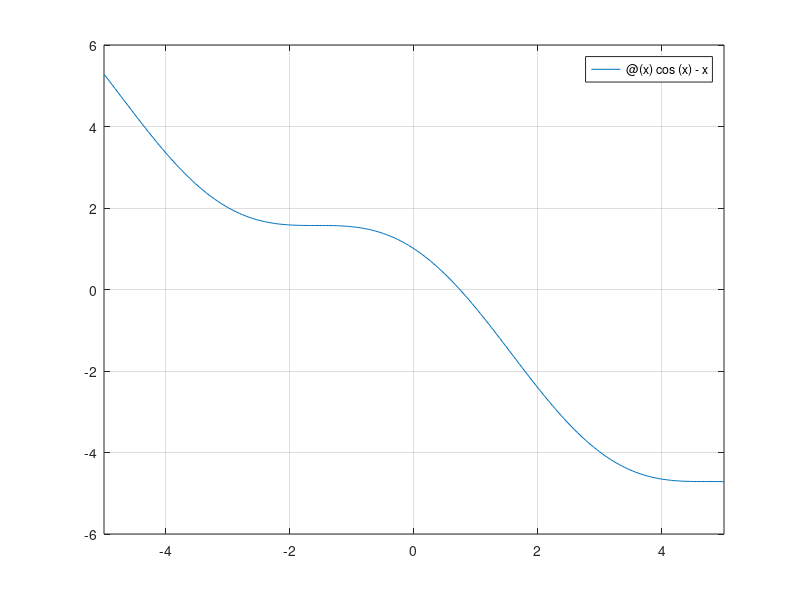

Here is the MATLAB script that generated this plot: (Note: this script raises an error after producing the figure.)
%% Ex 1
clearvars; close all; clc

f = @(x) cos(x) - x;
fplot(f), grid on;
a = 0.5;
b = 1.1;
accuracy = 8;       % Digits accuracy
N = 10^-(accuracy+1);

tic
[root,i] = bisection(f,a,b,N);
t_BI = toc();

tic
[root1,i_1] = secant(f,a,b,N);
t_SEC = toc();

tic
[root2, i_2] = regulafalsi(f,a,b,N);
t_RF=toc();

%% Ex 2 CHECK THE RESULTS
clearvars; close all; clc

% Plot of the vector function
f = @(x) [x(1).^2 - x(1) - x(2); x(1).^2/16 + x(2).^2 - 1];
[X,Y] = meshgrid(-2:0.1:2,-2:0.1:2);
U = X.^2 - X - Y;
V =  X.^2/16 + Y.^2 - 1;
q=quiver(X,Y,U,V,2.5);
q.MaxHeadSize = 0.05;

labelopts = {'Interpreter','latex','FontSize',14};
titleopts = {'Interpreter','latex','FontSize',14};

title('$\vec{f}(\vec{x})$',titleopts{:})
xlabel('$x_1$',labelopts{:})
ylabel('$x_2$',labelopts{:})

% Initial guesses for the zeros, from the plot
x01 = [1.1;1];                                        
x02 = [-1.1;1];

J = @(x) [2*x(1)-1, -1; x(1)/8, 2*x(2)];           % Analytical Jacobian

N = 5;

tic
jacobian_type = 1;          % 1: analytical jacobian
roots(:,1) = newton(f,x01,N,jacobian_type,J);
roots(:,2) = newton(f,x02,N,jacobian_type,J);
t_analytical = toc();

tic
jacobian_type = 2;
rootsFD(:,1) = newton(f,x01,N,jacobian_type);
rootsFD(:,2) = newton(f,x02,N,jacobian_type);
t_FD = toc();

tic
jacobian_type = 3;
rootsCD(:,1) = newton(f,x01,N,jacobian_type);
rootsCD(:,2) = newton(f,x02,N,jacobian_type);
t_CD = toc();

% Compute exact roots
syms x y real
[solx,soly] = solve(x^2-x-y==0, x^2/16 +y^2-1==0);
SOL = double([solx';soly']);

% Compare the two solutions
error_an = vecnorm(roots-SOL);
error_FD = vecnorm(rootsFD-SOL);
error_CD = vecnorm(rootsCD-SOL);

%% Ex 3
clearvars; close all; clc

f = @(t,x) x - t^2 + 1;     % Analytical solution
x_an = @(t) t.^2 + 2*t +1 - 0.5*exp(t);
tspan = [0 2];
x01 = 0.5;

h = [0.5 0.2 0.05 0.01];

% Memory allocation
solRK2 = zeros(size(h));
timeRK2 = solRK2;

% Setup plots style
legend_options = {'Interpreter','latex','Location','best',...
    'FontSize',12};
label_options = {'Interpreter','latex','FontSize',14};

figure (1)
hold on

% RK2 computations
for i=1:length(h)
    [sol,~,times] = RK2(f,tspan,x01,h(i));
    solRK2(i) = sol(:,end);
    plot(times,sol,'--')
    errorRK2(i) = max(abs(sol-x_an(0:h(i):tspan(end))));
    g = @() RK2(f,tspan,x01,h(i));
    timeRK2(i) = timeit(g);
end

timesRK2 = tspan(1):0.5:tspan(2);

plot(timesRK2,x_an(timesRK2),'LineWidth',1.2)
grid on

legend_entries = {'h=0.5','h=0.2','h=0.05','h=0.01','analytical'};
legend(legend_entries{:},legend_options{:})
xlabel('$time [s]$',label_options{:})
ylabel('$x_{RK2}(t)$',label_options{:})

% RK4 errors and timings
solRK4 = zeros(size(h));
timeRK4 = solRK4;

figure(2)
hold on
for i = 1:length(h)

    [sol,fevals(i),times] = RK4(f,tspan,x01,h(i));
    solRK4(i) = sol(:,end);
    plot(times,sol,'--')
    errorRK4(i) = max(abs(sol-x_an(0:h(i):tspan(end))));
    g = @() RK4(f,tspan,x01,h(i));
    timeRK4(i) = timeit(g);
end
timesRK4 = tspan(1):0.01:tspan(2);
plot(timesRK4,x_an(timesRK4),'LineWidth',1.2)
grid on
legend(legend_entries{:},legend_options{:})
xlabel('$time [s]$',label_options{:})
ylabel('$x_{RK4}(t)$',label_options{:})
    
% Plotting
figure(3)
fig_RK2=loglog(timeRK2,errorRK2);
fig_RK2.LineWidth=2;
grid on
xlabel('Integration time [s]',label_options{:})
ylabel('Solution error',label_options{:})

figure(4)
fig_RK4=loglog(timeRK4,errorRK4);
fig_RK4.LineWidth=2;
xlabel('Integration time [s]',label_options{:})
ylabel('Solution error',label_options{:})
grid on

%% Ex 4 
clearvars; close all; clc

% Request number 3
alfa = linspace(pi, 0,100);

algorithm = [2 4];             %  Algorithm selector for ffwd fcn. (2 = RK2)

% Determine the stepsize to have discrete eigenvalues on the unitary circle
h = zeros(length(alfa),1);
hs = [0.5 0.2 0.05 0.01];   % Specified timesteps of exercise 3

for k = 1:2
    figure(k)
    for i = 1:length(alfa)
        a = alfa(i);
        try
            h(i) = fzero(@(x) max(abs(eig(ffwd(A(a),x,algorithm(k)))))-1,5);

        catch mess
            warning(mess.message)
        end
    end

    % Compute continous system eigenvalues
    lambdas = zeros(length(alfa),1);

    for i=1:length(alfa)
     lambdas(i) = max(eig(A(alfa(i))));
    end

    hl = h.*lambdas;
    hold on
    
    X=[real(hl); flip(real(hl))];
    Y = [imag(hl); -flip(imag(hl))];
    
    fill(X,Y, [0.8 0.8 1]) ;

    plot(X,Y,'HandleVisibility','off')
    grid on
    axis equal
    axis padded
    
    
    xlabel('$Re\{h\lambda\}$','Interpreter','latex')
    ylabel('$Im\{h\lambda\}$','Interpreter','latex')

    % Given that lambda = 1
    
    plot(hs,zeros(size(hs)),'*r')
    
    legend('Stable Region','$h\lambda_i$','Interpreter','latex')
end

%% Ex 5 STILL SLOW, TAKES A COUPLE OF MINUTES
clearvars; close all; clc

x01 = [1;1];
tspan = [0 1];

alfa = linspace(pi, 0,100);
x_an = @(a) expm(A(a))*x01;       % Final time is t=1, no need to specify it
tol = [1e-3 1e-4 1e-5 1e-6];

LineSpec = {'LineWidth',2};

for i=1:length(alfa)
    lambdas(i) = max(eig(A(alfa(i))));
end

guess = [5*tol;
    0.01 0.01 0.01 0.01;
    0.5 0.5 0.5 0.5];

tic
for i=1:3
    figure(i)
    hold on
    axis equal
    for j=1:length(tol)
        guessRK1 = 1e-4;
        options = optimset('TolX',1e-2*tol(j));
        for k=1:length(alfa)
            a = alfa(k);
            AA = A(a);
            if i==1
                
                h(k) = fzero(@(x) norm(wrapper(@(t,y) AA*y,tspan,x01,abs(x),i) ...
                    - x_an(a),inf)-tol(j),guessRK1,options);
                
                
                if isnan(h(k))
                    guessRK1=tol(j);
                else
                    guessRK1=h(k);
                end
                
                
            else
                h(k) = fzero(@(x) norm(wrapper(@(t,y) AA*y,tspan,x01,abs(x),i) ...
                    - x_an(a),inf) - tol(j),guess(i,j));
            end
        end
        hl = abs(h).*lambdas;
        plot([real(hl) flip(real(hl))],...
            [imag(hl) -flip(imag(hl))],LineSpec{:})
        legend_entries{j}=sprintf("tol=%0.0e",tol(j));
        
    end
    grid on
    xlabel('$Re\{h\lambda\}$','Interpreter','latex')
    ylabel('$Im\{h\lambda\}$','Interpreter','latex')
    
    legend(legend_entries{:})
end
t_EX5=toc()


%% Ex 6
clearvars; close all; clc

% alfa angles vector
alfa = linspace(pi, 0, 100);

% select the F operator of BI2
algorithm = 5;

% Compute continous system eigenvalues
lambdas = zeros(length(alfa),1);

for i=1:length(alfa)
 lambdas(i) = max(eig(A(alfa(i))));
end

h = zeros(length(alfa),1);

% Req.2 plot the stability region of BI2 for θ = 0.4
th=0.4;

for i=1:length(alfa)
    a=alfa(i);
    
    try
        g = @(x) max(abs(eig(ffwd(A(a),x,algorithm,th))))-1;
        h(i) = fzero(g,10);
        
    catch mess
        warning(mess.message)
    end
    
end

figure()
hold on
LineSpecs = {'LineWidth',2};

hl = abs(h).*lambdas;
X=[real(hl); flip(real(hl))];
Y = [imag(hl); -flip(imag(hl))];
plot(X,Y,LineSpecs{:})

legend_entries = {'$BI2_{0.4}$'};
grid on
axis equal
axis padded
legend(legend_entries{:},'Interpreter','latex','Location','best')

xlabel('$Re\{h\lambda\}$','Interpreter','latex')
ylabel('$Im\{h\lambda\}$','Interpreter','latex')

% plot the stability region for θ = [0.1 0.3 0.7 0.9]
theta = [0.1 0.3 0.7 0.9];

figure()
hold on

for k = 1:length(theta)
    th=theta(k);
    
    for i=1:length(alfa)
        a=alfa(i);
        
        try
            g = @(x) max(abs(eig(ffwd(A(a),x,algorithm,th))))-1;
            h(i) = fzero(g,5);
        
        catch mess
            warning(mess.message)
        end

    end

    hl = abs(h).*lambdas;
    X=[real(hl); flip(real(hl))];
    Y = [imag(hl); -flip(imag(hl))];
    plot(X,Y,LineSpecs{:})
%     f = fill(X,Y,'r');
%     set(f,'facealpha',.5)
end

legend_entries = {'$BI2_{0.1}$','$BI2_{0.3}$','$BI2_{0.7}$','$BI2_{0.9}$'};
grid on

legend(legend_entries{:},'Interpreter','latex','Location','best')

xlabel('$Re\{h\lambda\}$','Interpreter','latex')
ylabel('$Im\{h\lambda\}$','Interpreter','latex')

levelsopts = {'ShowText','on','LineStyle','--','HandleVisibility','off',...
    'LineWidth',1.5};
        
axis padded

[R_BI2_09,X,Y] = easystability(5,theta(4));
contour(X,Y,R_BI2_09,[0.8 1.2],...
                    'LineColor',[0.49,0.18,0.56],levelsopts{:});

[R_BI2_01,X,Y] = easystability(5,theta(1));
contour(X,Y,R_BI2_01,[0.8 1.2],...
                    'LineColor',[0.00,0.45,0.74],levelsopts{:});
axis([-5.5 5.5 -4 4])

%% Ex 7

clearvars; close all; clc
B = [-180.5 219.5; 179.5 -220.5];       % System dynamics (Stiff system)

x01 = [1;1];
tspan = [0 5];
h = 0.1;

% Analytical solution
xt = @(t) expm(B.*t)*x01;

% RK4 integration (no bueno)
numerical = RK4(@(t,x) B*x,tspan,x01,h);

% BI2_0.4 integration (decent)
theta = 0.1;
F = ffwd(B,h,5,theta);

Nsteps = diff(tspan)/h;
xx=zeros(2,Nsteps);
analy = xx;

xx(:,1)=x01;

for k=1:Nsteps
    xx(:,k+1) = F*xx(:,k);
end

% Discussion
times = tspan(1):h:tspan(end);
for i=1:Nsteps+1
    analy(:,i)=xt(times(i));
end

% Analytical plot
figure(1)
plot(times,analy(1,:),times,analy(2,:),'LineWidth',1.5)
hold on

% BI2 plots
plot(times,xx(1,:),times,xx(2,:),'LineWidth',1.5)
grid on

legend_options = {'Interpreter','latex','Location','best',...
    'FontSize',12};
label_options = {'Interpreter','latex','FontSize',14};

legend_entries = {'$x_1 - analytical$','$x_2 - analytical$',...
                    '$x_1 - BI2_{0.4}$','$x_2 - BI2_{0.4}$'};
                
legend(legend_entries{:},legend_options{:})
xlabel('$time [s]$',label_options{:})
ylabel('$x_1\;;x_2$',label_options{:})

% RK4 plots
figure()
semilogy(times,[abs(numerical(1,:)); abs(numerical(2,:))],'LineWidth',2)
grid on
legend_entries = {'$x_1 - RK4$','$x_2 - RK4$'};

legend(legend_entries{:},legend_options{:})
xlabel('$time [s]$',label_options{:})
ylabel('$log(x_1)\;;log(x_2)$',label_options{:})

% Eigenvalues plots in the stability region
hlambdas = h*eig(B);

figure()

hold on
[R_BI2_09,X,Y] = easystability(5,theta);
[~,figBI2] = contour(X,Y,-R_BI2_09,[-1 -1]);
figBI2.LineWidth=1.5;

R_RK4 = easystability(4);
[~,figRK4] = contour(X,Y,-R_RK4,[-1 -1],'k');
figRK4.LineWidth=1.5;
fig_RK4.Fill='on';

plot(real(hlambdas),imag(hlambdas),'*r','LineWidth',2)
grid on
axis padded

legend_entries = {'$BI2_{0.1} stability$','$RK4 \; stability$',...
                    '$h\lambda_i$'};
legend(legend_entries{:},legend_options{:})

xlabel('$Re\{h\lambda\}$',label_options{:})
ylabel('$Im\{h\lambda\}$',label_options{:})

%% Functions
function [root,fevals] = bisection(f,a,b,Tol)

%Initialization
x = (a+b)/2;
fevals = 0;

while abs(b-a)/2>=Tol
    x = (a+b)/2;
    
    fa = f(a);
    fx = f(x);
    
    if fx*fa<0
        b = x;
    else
        a = x;
    end
    
    fevals = fevals + 2;
    
end
root = x;
end

function [root,fevals] = secant(f,x0,x1,Tol)
xk = x1;
xk_1 = x0;

fevals = 0;

while abs(xk-xk_1)>=Tol
    fk = f(xk);
    fk_1 = f(xk_1);
    
    xk1 = xk - (xk - xk_1)*fk/(fk - fk_1);
    fevals = fevals + 2;
    
    xk_1=xk;
    xk = xk1;
end
root = xk1;
end

function [root,fevals] = regulafalsi(f,a,b,Tol)

%Initialization
fevals = 0;

while abs(b-a)/2>=Tol
    fa = f(a);
    fb = f(b);
    x = b - (b-a)*fb/(fb-fa);
    fx = f(x);
    
    if fx>0
        b = x;
        
    else
        a = x;
        
    end
    
    fevals = fevals + 3;
    
end

root = x;
end

function [roots] = newton(fun,x0,Nmax,jacobian_type,J)
x = x0;

for i = 1:Nmax
    f = fun(x);
    
    switch jacobian_type
        case 1
            Jac = J(x);
        case 2
            Jac = FD_Jacobian(x,fun);
        case 3
            Jac = CD_Jacobian(x,fun);
    end
    
    DX = - Jac\f;
    x = x + DX;
end
roots = x;
end

function J = FD_Jacobian(X,f)

J = zeros(size(X,1));
F0 = f(X);
hj = max(sqrt(eps),sqrt(eps)*abs(X));

for i=1:size(X)
    EPS_i = zeros(size(X));
    EPS_i(i) = hj(i);
    Fi = f(X + EPS_i);
    J(:,i) = (Fi - F0)'/hj(i);
end

end

function J = CD_Jacobian(X,f)

J = zeros(size(X,1));
hj = max(sqrt(eps),sqrt(eps)*abs(X));

for i=1:size(X)
    EPS_i = zeros(size(X));
    EPS_i(i) = hj(i);
    Fi = f(X + EPS_i);
    F_i = f(X - EPS_i);
    J(:,i) = (Fi - F_i)'/(2*hj(i));
end

end

function [x,fevals,times] = RK1(f,tspan,x0,h)

x = x0;
times = tspan(1):h:tspan(end);
fevals = 0;
t = tspan(1);

if mod(diff(tspan),h)~=0
    times=[times tspan(end)];
end

hs = diff(times);
for i=1:(length(times)-1)
    
    h = hs(i);
    fk = f(t,x);
    fevals = fevals + 1;
    x = x + h*fk;
    t = t + h;
end
end

function [x,fevals,times] = RK2(f,tspan,x0,h)

x = x0;
times = tspan(1):h:tspan(end);
t = tspan(1);

fevals = 0;

if mod(diff(tspan),h)~=0
    times=[times tspan(end)];
end

hs = diff(times);

for i=1:(length(times)-1)
    xk = x(:,i);
    
    fk = f(t,xk);
    
    % Shrink the last timestep
    h = hs(i);
    
    % Predictor step
    xp = xk + h*fk;
    t = t + h;
    fp = f(t,xp);
    fevals = fevals + 1;
    
    % Corrector step
    x(:,i+1) = xk + h*(0.5*fk + 0.5*fp);
    
end

end

function [x,fevals,times] = RK4(f,tspan,x0,h)

x = x0;
times = tspan(1):h:tspan(end);
t = tspan(1);

fevals = 0;

if mod(diff(tspan),h)~=0
    times=[times tspan(end)];
end

hs = diff(times);

for k=1:(length(times)-1)
    h = hs(k);
    
    xk = x(:,k);
    
    % Predictor steps
    % #1
    k1 = f(t,xk);
    
    % #2
    t2 = t + h/2;
    x2= xk + k1*h/2;
    k2 = f(t2,x2);
    
    % #3
    t3 = t + h/2;
    x3 = xk + k2*h/2;
    k3 = f(t3,x3);
    
    % #4
    t4 = t + h;
    x4 = xk + k3*h;
    k4 = f(t4,x4);
    
    % Corrector step
    x(:,k+1) = xk + (k1 + 2*k2 + 2*k3 + k4)*h/6;
    
    t = t+h;
    fevals = fevals+4;
    
end
end

function A_A = A(alfa)
A_A =[0 1; -1 2*cos(alfa)];
end

function F = ffwd(A,h,algor,th)

% Function that returns the F operator s.t. x_(k+1) = F*xk
% algor:
%   + 1 RK1
%   + 2 RK2
%   + 4 RK4

[~,n]=size(A);
I = eye(n);

switch algor
    case 1      % Forward euler (RK1)
        F = I + h*A;
        
    case 2      % Runge-Kutta (RK2)
        F = I + h*A + 0.5*(h*A)^2;
        
    case 4      % Runge-Kutta (RK4)
        F =  I + A*h + (A*h)^2/2 + (A*h)^3/6 + (A*h)^4/24;
        
    case 5      % θ-methods
        F = (I - A*(1-th)*h + 0.5*(A*(1-th)*h)^2)\...
            (I + A*th*h + 0.5*(A*th*h)^2);
        
end
end

function [Rhat,X,Y] = easystability(algorithm,th)

% INPUT:
%   algorithm       variable defining the type of algorithm to plot
%                       2: RK2
%                       4: RK4
%                       5: BI2_theta
[X,Y] = meshgrid(-5:0.01:5,-5:0.01:5);
hl = X+1i*Y;

switch algorithm
    case 2 % RK2
        R = 1 + hl + .5*hl.^2;
    case 4 % RK4
        R = 1 + hl + .5*hl.^2 + (1/6)*hl.^3 + (1/24)*hl.^4;
    case 5 % BI2_theta
        R = 1./(1 - (1-th).*hl+ 0.5*((1-th)*hl).^2).*...
            (1 + th*hl + 0.5*(th*hl).^2);
end

Rhat = abs(R);
end

function x_end=wrapper(f,tspan,x0,h,algor)
% Wrapper function, returning the state at the final integration step

switch algor
    case 1
        xx = RK1(f,tspan,x0,h);
    case 2
        xx = RK2(f,tspan,x0,h);
    case 3
        xx = RK4(f,tspan,x0,h);
end
x_end=xx(:,end);
end